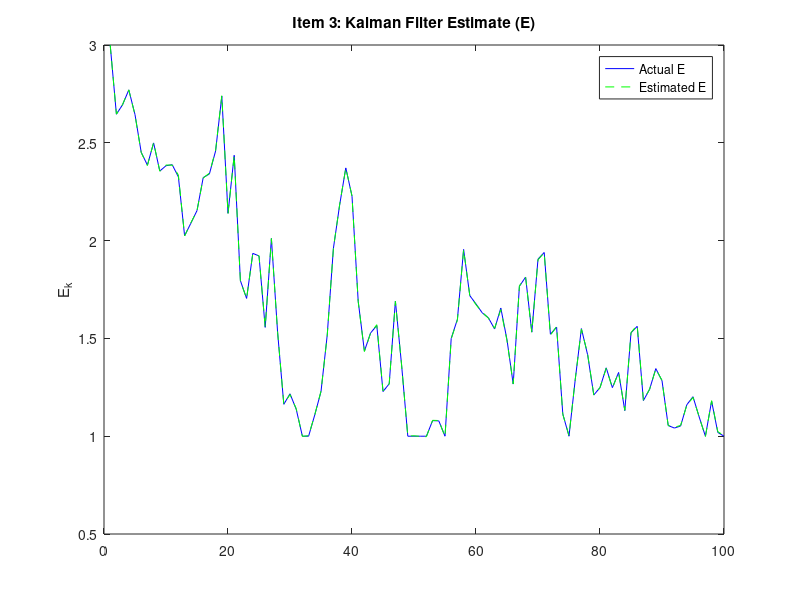

Reproduce this figure in MATLAB.
% Project 2: MPC - Battery Energy Storage Control
 % Items 1 to 5 implemented and simulated separately with augmented system
 
 clear; clc; close all;
 
 % General Parameters
 Emin = 1; Emax = 6; Eset = 3;
 N = 100;
 t = 1:N;
 
 % Augmented system
 A_aug = [1 -1; 0 1];
 B_aug = [1; 0];
 C_aug = [1 0];
 
 % Disturbance and input
 El = 0.5+0.3 * randn(1, N);
 Es1 = 0.5 + 0*randn(1, N);
 
 El = max(El, 0);
 Es1 = max(Es1, 0);
 
 % Item 1: System Simulation (Standard Model)
 E1 = zeros(1, N); E1(1) = 3;
 for k = 1:N-1
     E1(k+1) = E1(k) + Es1(k) - El(k);
     E1(k+1) = min(max(E1(k+1), Emin), Emax);
 end

% Item 3: Kalman Filter (Augmented)
 x_kf = zeros(2, N); x_kf(:,1) = [3; 0];
 P = eye(2);
 Q = diag([1e-5, 0.9]);
 R = 1e-5;
 
 y_meas = E1 + sqrt(R)*randn(1,N); % simulate measurement noise
 
 for k = 2:N
     % Predict
     x_pred = A_aug * x_kf(:,k-1) + B_aug * Es1(k-1);
     P_pred = A_aug * P * A_aug' + Q;
 
     % Update
     K = P_pred * C_aug' / (C_aug * P_pred * C_aug' + R);
     x_kf(:,k) = x_pred + K * (y_meas(k) - C_aug * x_pred);
     P = (eye(2) - K * C_aug) * P_pred;
 end
 
 % subplot(5,1,3);
 plot(t, E1, 'b', t, x_kf(1,1:N), 'g--');
 title('Item 3: Kalman Filter Estimate (E)');
 legend('Actual E', 'Estimated E');
 ylabel('E_k');